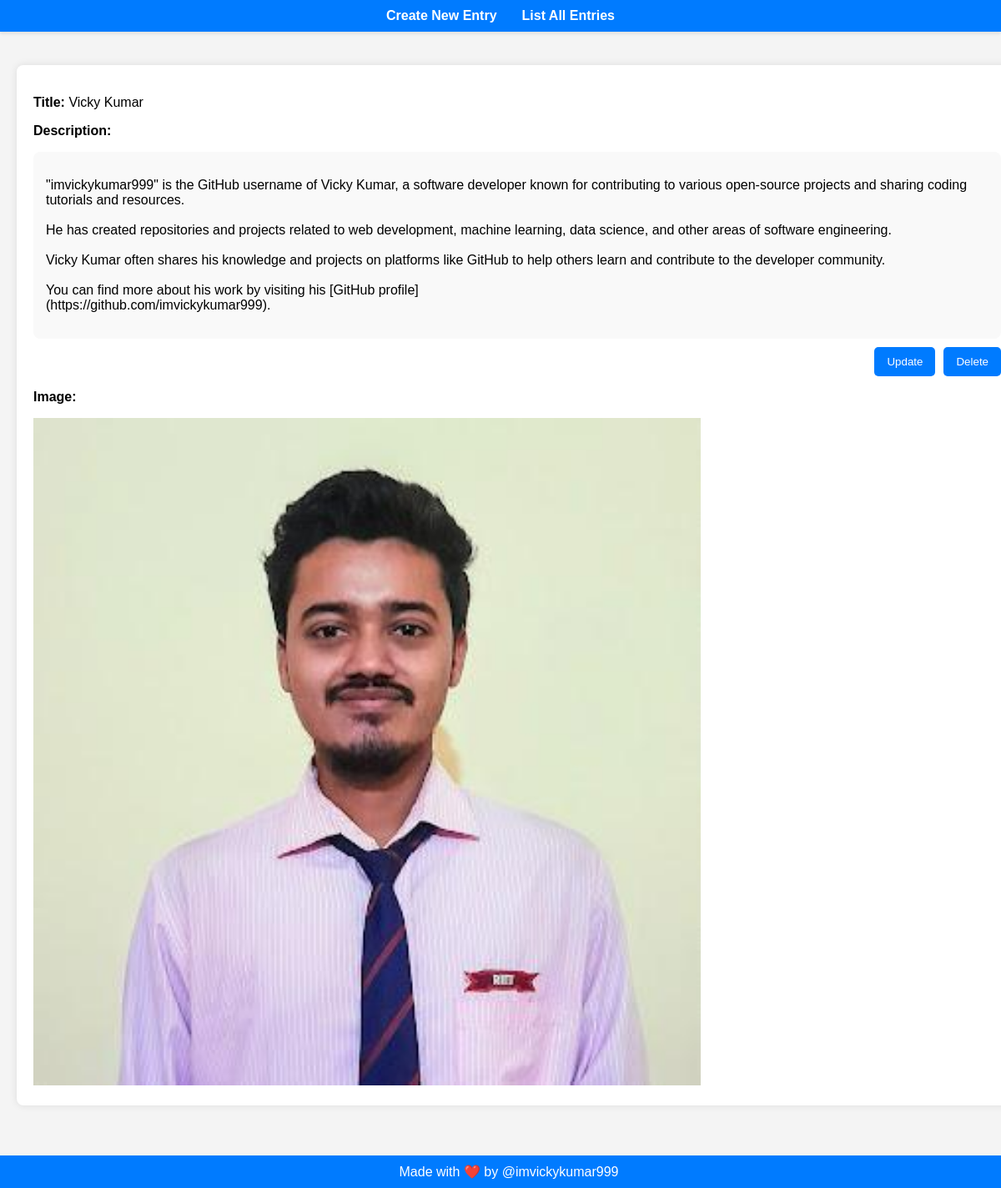
Screenshot of /20/ with the database file from the repository.
### crudapp/models.py (models this page shows, shortened)
class GeeksModel(models.Model):
    title = models.CharField(max_length = 200)
    description = models.TextField()
    foto = models.ImageField(upload_to='images/')

### crudapp/views.py (the view)
# urls.py: path('<int:id>/', detail_view, name='detail_view'),
def detail_view(request, id):
    context = {}
    context["data"] = get_object_or_404(GeeksModel, id=id)
    return render(request, "detail_view.html", context)

### crudapp/templates/detail_view.html (shortened to what this page needs)
{% extends 'base.html' %}
{% block content %}
<div class="entry" style="width: 100%;">
    <div class="content-wrapper">
        <p><strong>Title:</strong> {{ data.title }}</p>
        <p><strong>Description:</strong></p>
        <div class="description-card">
            <p class="description">{{ data.description|safe }}</p>
        </div>
        <div class="buttons">
            <a href="{% url 'update_view' data.id %}">
                <button type="button">Update</button>
            </a>
            <a href="{% url 'delete_view' data.id %}">
                <button type="button">Delete</button>
            </a>
        </div>
        {% if data.foto %}
            <p><strong>Image:</strong></p>
            <img width="800px" src="{{ data.foto.url }}" alt="{{ data.title }}">
        {% endif %}
    </div>
</div>
{% endblock %}

### crudapp/templates/base.html (style rules this page uses)
body { font-family: Arial, sans-serif; margin: 0; padding: 0; background-color: #f4f4f4; display: flex; flex-direction: column; min-height: 100vh; overflow-x: hidden; }
.entry, .form-entry { background: white; padding: 20px; border-radius: 8px; box-shadow: 0 0 10px rgba(0, 0, 0, 0.1); margin-bottom: 20px; display: flex; flex-direction: column; }
.description-card { background: #f9f9f9; padding: 15px; border-radius: 8px; margin-top: 10px; }
.buttons { display: flex; gap: 10px; justify-content: flex-end; margin-top: 10px; }
.buttons a button { background: #007BFF; color: white; border: none; padding: 10px 15px; border-radius: 5px; cursor: pointer; }
.description { white-space: pre-line; }

### rows the page displays
GeeksModel: title "Vicky Kumar", description "\"imvickykumar999\" is the GitHub username of Vicky Kumar, a software developer known for contributing to various open-source projects and sharing coding tutorials and resources. He has created repositories and projects related to web development, machine learning, data science, and other areas of software engineering. Vicky Kumar often shares his knowledge and projects on platforms like GitHub to help others learn and contribute to the developer community. You can find more about his work by visiting his [GitHub profile] (https://github.com/imvickykumar999).", foto (placeholder picture)
